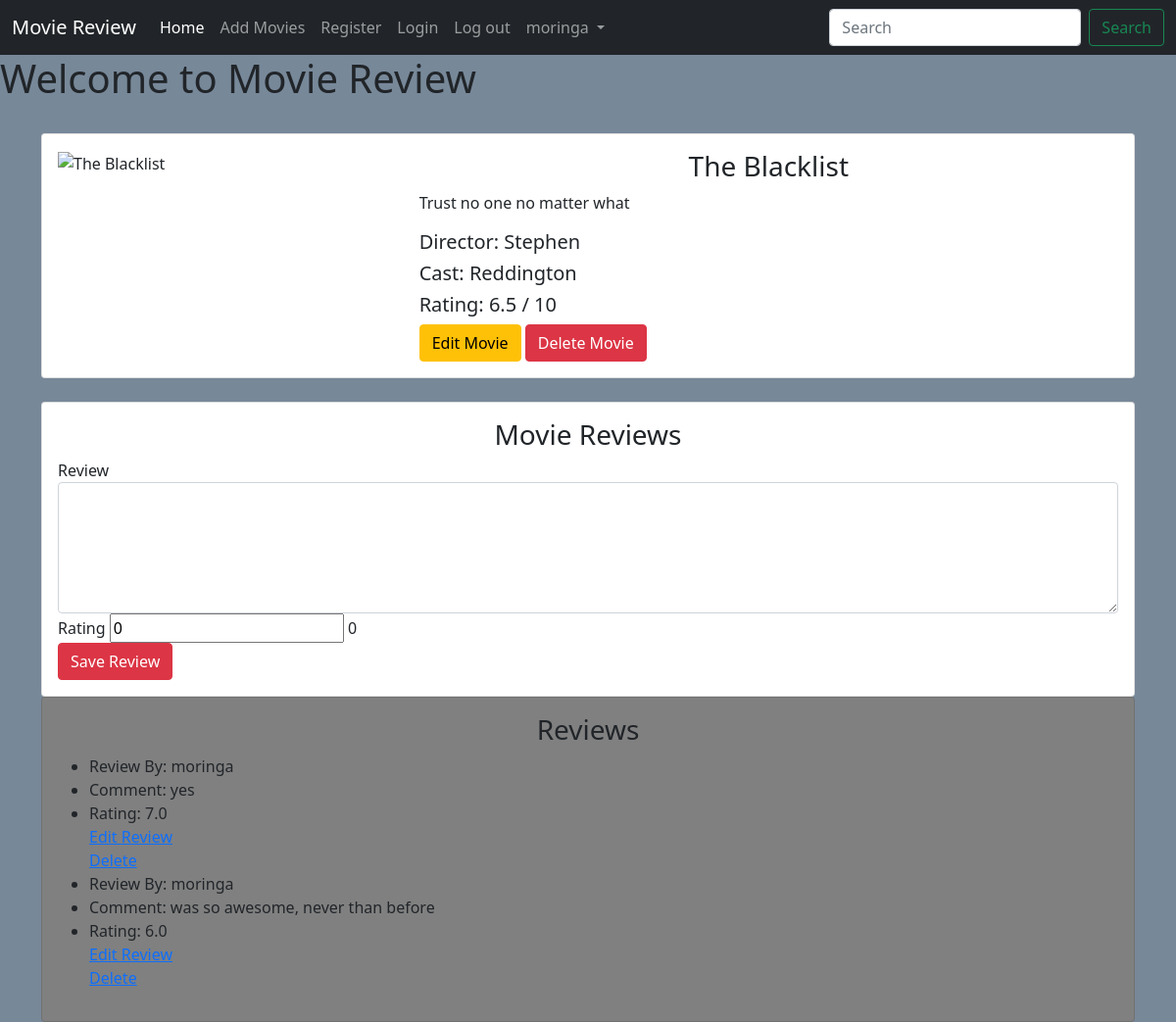
The app's page /details/1 (signed in) with its own data.
### main/models.py (models this page shows, shortened)
class Movie(models.Model):
    name = models.CharField(max_length=250)
    director = models.CharField(max_length=100)
    cast = models.CharField(max_length=1000)
    description = models.TextField(max_length=6000)
    release_date = models.DateField()
    averageRating = models.FloatField(default=0)
    image = models.URLField(default=None, null=True)

class Review(models.Model):
    movie = models.ForeignKey(Movie, on_delete=models.CASCADE)
    user = models.ForeignKey(User, on_delete=models.CASCADE)
    comment = models.TextField(max_length=1000)
    rating = models.FloatField(default=0)

### main/views.py (the view)
# urls.py: path('details/<int:id>', views.details, name='details'),
def details(request, id):
    movie = Movie.objects.get(id=id)
    reviews = Review.objects.filter(movie=id).order_by('-comment')
    average = reviews.aggregate(Avg("rating"))["rating__avg"]
    if average == None:
        average = 0
    average = round(average, 2)
    context = {
        "movie": movie,
        "reviews": reviews,
        "average": average,
    }
    return render( request,'main/details.html', context)

### main/templates/main/details.html (shortened to what this page needs)
{% extends 'main/base.html' %}
{% block content %}
<div class="container">
    <br>
    <div class="card">
        <div class="card-body">
        <div class="row">
            <div class="col-md-4">
                <img src="{{movie.image}}" alt="{{movie.name}}" class="img-fluid" width="80%">
            </div>
            <div class="col-md-8">
                <h3 class="text-center">
                    {{movie.name}}
                </h3>
                <p>{{movie.description}}</p>
                <h5>Director: {{movie.director}}</h5>
                <h5>Cast: {{movie.cast}}</h5>
                <h5>Rating: {{ average }} / 10</h5>
                <a href="{% url 'main:edit_movies' movie.id%}" class="btn btn-warning"> Edit Movie</a>
                <a href="{% url 'main:delete_movies' movie.id%}" class="btn btn-danger" onclick="return confirm('Are you sure you wanna delete this?')"> Delete Movie</a>
            </div>
        </div>
    </div>
    </div>
    <br>
    <div class="card">
        <div class="card-body">
            <h3 class="text-center">Movie Reviews</h3>
            <form action="{% url 'main:add_review' movie.id %}" method="POST">
                <label for="comment">Review</label>
                <textarea name="comment" id="comment" cols="30" rows="5" class="form-control"></textarea>
                <label for="rating">Rating</label>
                <input type="rating"  id="rangeInput" name="rating" min="0" max="10" value="0" step="0.1"
                oninput="amount.value=rangeInput.value">
                <output name="amount" id="amount" for="rangeInput" >0</output>
                <br>
                <input type="submit" class="btn btn-danger" value="Save Review">
            </form>
        </div>
    </div>
    <div class="card" style="background-color: grey">
        <div class="card-body">
            <h3 class="text-center">Reviews</h3>
           <ul>
               {% for review in reviews %}
               <li>Review By: {{ review.user}}</li>
               <li>Comment: {{ review.comment}} </li>
                <li>Rating: {{ review.rating}}</li>
                <a href="{% url 'main:edit_review' movie.id review.id %}">Edit Review</a>
                <br>
                <a href="{% url 'main:delete_review' movie.id review.id %}" onclick="return confirm('Are you sure you wanna delete this?')">Delete</a>
                <br>
               {% endfor %}
           </ul>
        </div>
    </div>
</div>
{% endblock %}

### main/templates/main/base.html (shortened to what this page needs)
<!doctype html>
<html lang="en">
<head>
  <link href="https://cdn.jsdelivr.net/npm/bootstrap@5.0.0-beta3/dist/css/bootstrap.min.css" rel="stylesheet"
>
  {% load staticfiles %}
  <link rel="stylesheet" href="{% static 'css/main.css' %}">
</head>
<body>
  <nav class="navbar navbar-expand-lg navbar-dark bg-dark text-white">
    <div class="container-fluid">
    <a class="navbar-brand" href="{% url 'main:home' %}">Movie Review</a>
    <div class="collapse navbar-collapse" id="navbarSupportedContent">
      <ul class="navbar-nav  me-auto mb-2 mb-lg-0">
        <li class="nav-item ">
          <a class="nav-link  active" href="{% url 'main:home' %}">Home</a>
        </li>
        <li class="nav-item">
          <a class="nav-link" href="{% url 'main:add_movies' %}">Add Movies</a>
        </li>
        <li class="nav-item">
          <a class="nav-link" href="{% url 'accounts:register' %}">Register</a>
        </li>
        <li class="nav-item">
          <a class="nav-link" href="{% url 'accounts:login' %}">Login</a>
        </li>
        <li class="nav-item">
          <a class="nav-link" href="{% url 'accounts:logout' %}">Log out </a>
        </li>
        {% if user.is_authenticated %}
        <li class="nav-item dropdown">
          <a class="nav-link dropdown-toggle" href="#" id="navbarDropdown" role="button" data-bs-toggle="dropdown"  aria-expanded="false">
           {{user.username}}
          </a>
        </li>
      {% endif %}
      </ul>
      <form class="d-flex">
        <input class= "form-control me-2" type="search" placeholder="Search" aria-label="Search">
        <button class="btn btn-outline-success" type="submit">Search</button>
      </form>
    </div>
  </div>
  </nav>
  <h1>Welcome to Movie Review</h1>
  {% block content%}
  {% endblock %}
</body>
</html>

### main/static/css/main.css (style rules this page uses)
body { background-color: lightslategray; }

### records on screen
Movie: name "The Blacklist", description "Trust no one no matter what", director "Stephen", cast "Reddington"
Review: user "moringa", comment "yes", rating "7.0"
Review: user "moringa", comment "was so awesome, never than before", rating "6.0"

### other values on screen
{{ user.username }} "moringa"
{{ average }} "6.5"
